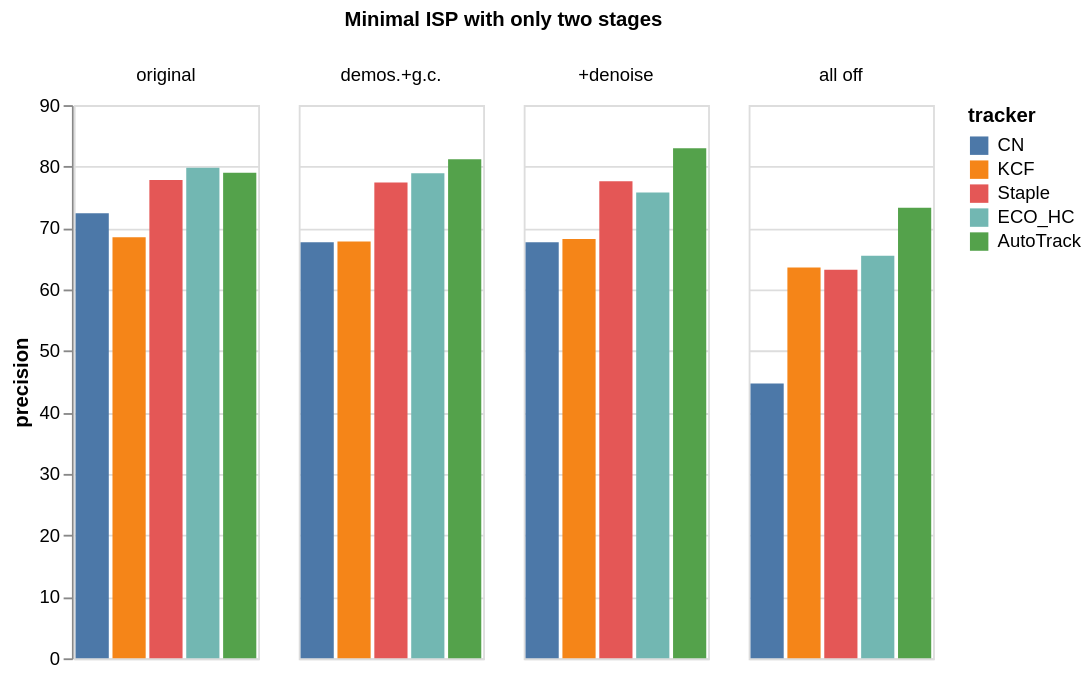

Vega-Lite specification for this chart:
### Vega-Lite specification from a JSON file in a GitHub repository (floating-point values rounded to 4 significant figures)
{"$schema": "https://vega.github.io/schema/vega-lite/v5.json", "data": {"values": [{"stage": "original", "tracker": "CN", "precision": 72.4, "AUC": 44.2}, {"stage": "original", "tracker": "KCF", "precision": 68.5, "AUC": 41.3}, {"stage": "original", "tracker": "Staple", "precision": 77.8, "AUC": 56.2}, {"stage": "original", "tracker": "ECO_HC", "precision": 79.8, "AUC": 57.5}, {"stage": "original", "tracker": "AutoTrack", "precision": 79.0, "AUC": 57.4}, {"stage": "demos.+g.c.", "tracker": "CN", "precision": 67.7, "AUC": 41.9}, {"stage": "demos.+g.c.", "tracker": "KCF", "precision": 67.8, "AUC": 40.7}, {"stage": "demos.+g.c.", "tracker": "Staple", "precision": 77.4, "AUC": 56.4}, {"stage": "demos.+g.c.", "tracker": "ECO_HC", "precision": 78.9, "AUC": 59.0}, {"stage": "demos.+g.c.", "tracker": "AutoTrack", "precision": 81.2, "AUC": 58.5}, {"stage": "+denoise", "tracker": "CN", "precision": 67.7, "AUC": 42.0}, {"stage": "+denoise", "tracker": "KCF", "precision": 68.2, "AUC": 41.0}, {"stage": "+denoise", "tracker": "Staple", "precision": 77.6, "AUC": 56.8}, {"stage": "+denoise", "tracker": "ECO_HC", "precision": 75.8, "AUC": 56.8}, {"stage": "+denoise", "tracker": "AutoTrack", "precision": 83.0, "AUC": 59.4}, {"stage": "all off", "tracker": "CN", "precision": 44.7, "AUC": 25.3}, {"stage": "all off", "tracker": "KCF", "precision": 63.6, "AUC": 38.6}, {"stage": "all off", "tracker": "Staple", "precision": 63.2, "AUC": 40.6}, {"stage": "all off", "tracker": "ECO_HC", "precision": 65.5, "AUC": 45.7}, {"stage": "all off", "tracker": "AutoTrack", "precision": 73.3, "AUC": 50.4}]}, "mark": "bar", "encoding": {"x": {"field": "tracker", "type": "nominal", "sort": ["CN", "KCF", "Staple", "ECO_HC", "AutoTrack"], "axis": null}, "y": {"field": "precision", "type": "quantitative"}, "color": {"field": "tracker", "sort": ["CN", "KCF", "Staple", "ECO_HC", "AutoTrack"], "type": "nominal"}, "column": {"field": "stage", "sort": ["original", "demos.+g.c.", "+denoise", "all off"], "title": "Minimal ISP with only two stages"}}}
